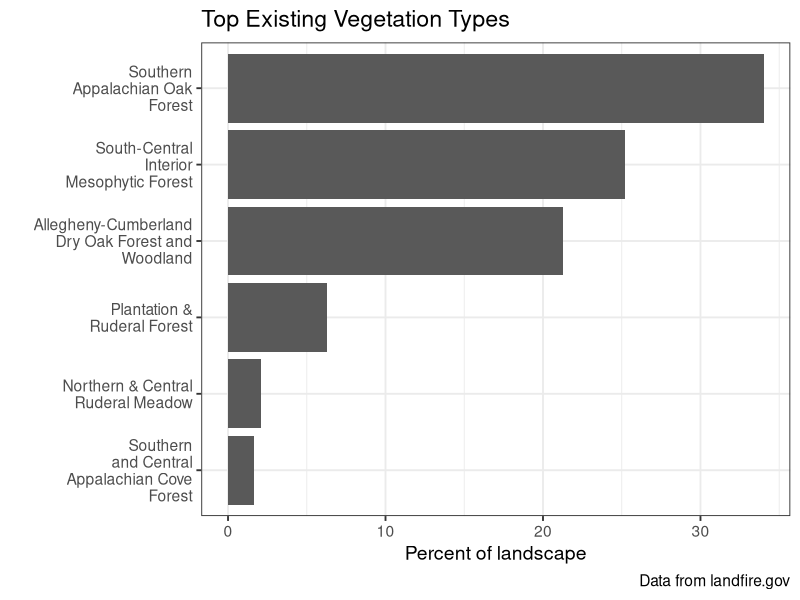
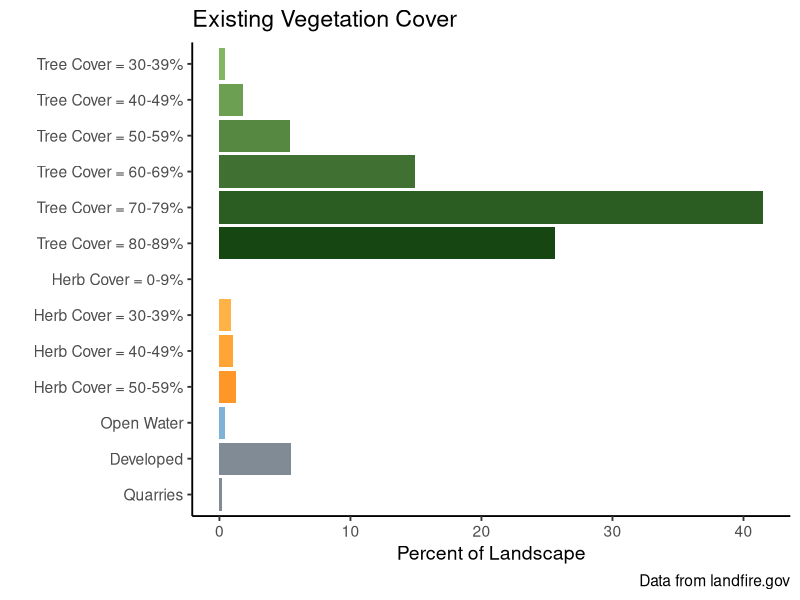
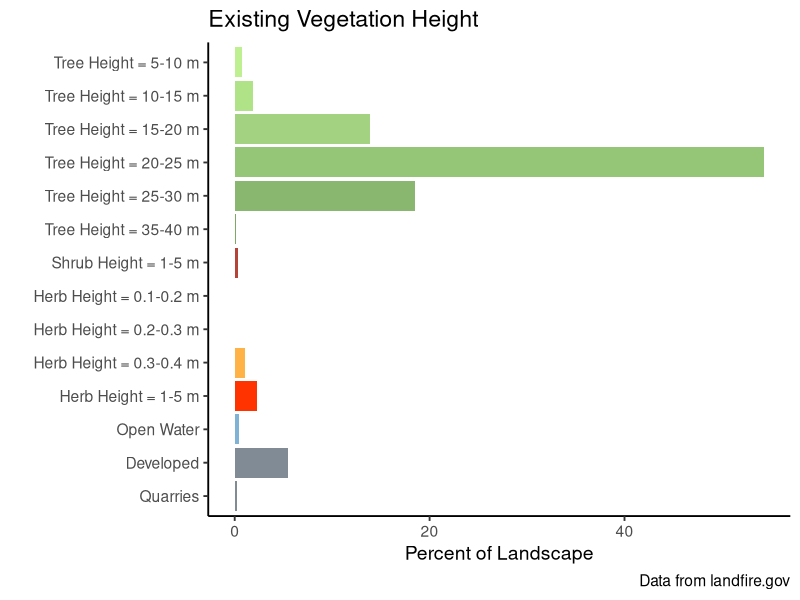
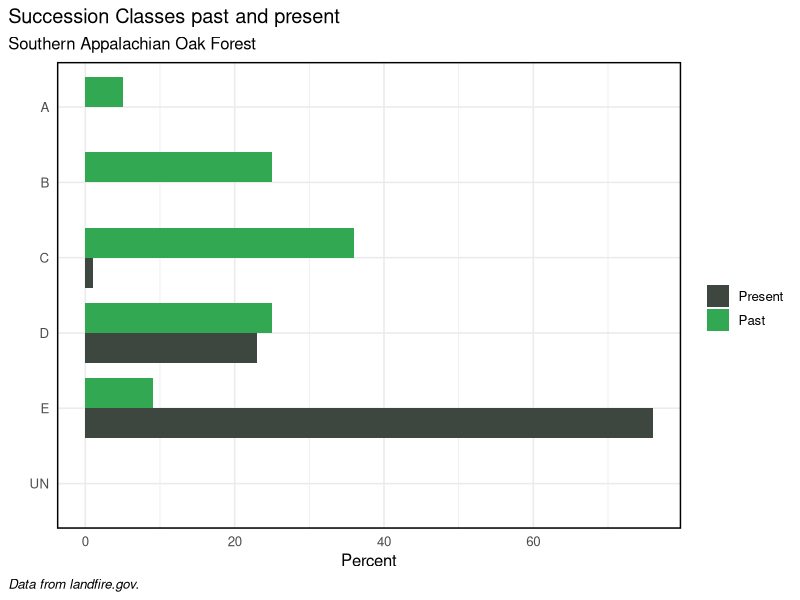

These charts were generated, in order, by the following R code:
## ---- chunk 1
library(tidyverse)

## ---- chunk 2
evtname <- read.csv(file = "data/evt_10.csv") %>%
  arrange(desc(percent))

evtname$evt <- factor(evtname$evt, levels = evtname$evt[order(evtname$percent)])


# plot
evtChart <-
  ggplot(data = evtname, aes(x = evt, y = percent)) +
  geom_bar(stat = "identity") +
  labs(
    title = "Top Existing Vegetation Types",
    caption = "Data from landfire.gov",
    x = "",
    y = "Percent of landscape") +
  scale_x_discrete(limits = rev(evtname$EVT_NAME),
                   labels = function(x) str_wrap(x, width = 18)) +
  coord_flip() +
  theme_bw(base_size = 14)



evtChart
## ---- chunk 3
evcname <- read.csv("data/evc_aoi_attributes.csv")

# create "type" column based on conditions
evcname <- evcname %>% mutate(type = if_else(VALUE %in% 11, "Open Water",
                                             if_else(VALUE %in% 12, "Snow / Ice",
                                                     if_else(VALUE %in% c(13:25), "Developed",
                                                             if_else(VALUE %in% 31, "Barren",
                                                                     if_else(VALUE %in% c(60:70), "Agriculture",
                                                                             if_else(VALUE %in% 32, "Quarries",
                                                                                     if_else(VALUE %in% 100, "Sparse Vegetation",
                                                                                             if_else(VALUE %in% c(101:199), "Tree",
                                                                                                     if_else(VALUE %in% c(201:299), "Shrub",
                                                                                                             if_else(VALUE %in% c(301:399), "Herb",
                                                                                                                     "Other")))))))))))

# create reverse substr() function
revSubstr <- function(x, start, stop) {
  x <- strsplit(x, "")
  sapply(x, 
         function(x) paste(rev(rev(x)[start:stop]), collapse = ""), 
         USE.NAMES = FALSE)  }

# create cover column based on 2nd and 3rd to last values of classname
# if "Other" type, make 0
evcname <- evcname %>% mutate(cover = as.numeric(if_else(VALUE > 100,
                                                         revSubstr(evcname$CLASSNAMES, start = 2, stop = 3),
                                                         "0")))

# create bin breaks for grouping
breaks <- seq(0, 100, 10)
# create intervals for grouping and summarize
# also create factor order for "type"
evcgroup <- evcname %>%
  mutate(interval = cut(cover,
                        breaks, 
                        include.lowest = TRUE, 
                        right = T,
                        labels = c("0-9", "10-19", "20-29", "30-39", "40-49", "50-59", "60-69", "70-79", 
                                   "80-89", "90-100")),
         type = factor(type, levels = c("Tree", "Shrub", "Herb", "Open Water", "Snow / Ice", "Developed", "Agriculture", "Sparse Vegetation", "Barren", "Quarries", "Other"))) %>%
  group_by(type, interval) %>%
  summarize(Freq = sum(Freq),
            ACRES = sum(ACRES),
            REL_PERCENT = sum(REL_PERCENT))

# add label and legend names based on condition
evcgroup <- evcgroup %>% mutate(label = if_else(type %in% c("Tree", "Shrub", "Herb"),
                                                paste0(type, " Cover = ", interval, "%"), as.character(type)),
                                legend = if_else(type %in% c("Tree", "Shrub", "Herb", "Open Water"),
                                                 type, as.factor("Other")))

# turn current label order to factors
evclabel.list <- evcgroup$label
evcgroup <- evcgroup %>% mutate(label = fct_rev(factor(label, evclabel.list)))



# create factor level colors for legend (original from Myles)
## cols <- c("Tree" = "#196F3D", "Shrub" = "#229954", "Herb" = "#52BE80", "Open Water" = "#7FB3D5",
##          "Other" = "#808B96")

# join in custom cols column to color bars by specific label

evc_group_cols <- read.csv("data/evc_group_cols.csv")

evcgroup <- left_join(evcgroup, evc_group_cols, by = "label")

evcgroup$label <- factor(evcgroup$label, levels = rev(evcgroup$label))

evcgroup <- evcgroup %>%
  filter(REL_PERCENT > 0.01)

# plot
evcChart <-
  ggplot(data = evcgroup, aes(x = label, y = REL_PERCENT, fill = colors)) +
  geom_bar(stat = "identity") +
  labs(
    title = "Existing Vegetation Cover",
    caption = "Data from landfire.gov",
    x = "",
    y = "Percent of Landscape") +
  scale_fill_identity() +
  coord_flip() +
  theme_classic(base_size = 14)+
  theme(legend.position = "none") 


evcChart


## ---- chunk 4

# load evh attribute table
evhname <- read.csv(file = "data/evh_aoi_attributes.csv")


# create "type" column based on conditions
evhname <- evhname %>% mutate(type = if_else(VALUE %in% 11, "Open Water",
                                             if_else(VALUE %in% 12, "Snow / Ice",
                                                     if_else(VALUE %in% c(13:25), "Developed",
                                                             if_else(VALUE %in% 31, "Barren",
                                                                     if_else(VALUE %in% c(60:70), "Agriculture",
                                                                             if_else(VALUE %in% 32, "Quarries",
                                                                                     if_else(VALUE %in% 100, "Sparse Vegetation",
                                                                                             if_else(VALUE %in% c(101:199), "Tree",
                                                                                                     if_else(VALUE %in% c(201:299), "Shrub",
                                                                                                             if_else(VALUE %in% c(301:399), "Herb",
                                                                                                                     "Other"))))))))))) %>%
  mutate(height_m = if_else(type %in% "Tree", (VALUE -100),
                            if_else(type %in% "Shrub", ((VALUE - 200) / 10),
                                    if_else(type %in% "Herb", ((VALUE - 300) / 10), 0))) %>%
           as.character() %>% as.numeric())

# create bin breaks for grouping
breaks <- c(0, 0.1, 0.2, 0.3, 0.4, 0.5, 0.6, 0.7, 0.8, 0.9, 1, 5, 10, 15, 20, 25, 30, 35, 40, 45, 50, 55, 60, 65, 70, 75, 80, 85, 90, 95, 100)

# create intervals for grouping and summarize
# also create factor order for "type"
evhgroup <- evhname %>%
  mutate(interval = cut(height_m,
                        breaks, 
                        include.lowest = TRUE, 
                        right = F,
                        labels = c("0", "0.1-0.2", "0.2-0.3", "0.3-0.4" ,"0.4-0.5", "0.5-0.6", "0.6-0.7", "0.7-0.8", "0.8-0.9", "0.9-1.0", "1-5", "5-10", "10-15", "15-20", "20-25", "25-30", "30-35", "35-40", "40-45", "45-50", "50-55", "55-60", "60-65", "65-70", "70-75", "75-80", "80-85", "85-90", "90-95", "95-100")),
         type = factor(type, levels = c("Tree", "Shrub", "Herb", "Open Water", "Snow / Ice", "Developed", "Agriculture", "Sparse Vegetation", "Barren", "Quarries", "Other"))) %>%
  group_by(type, interval) %>%
  summarise(VALUE = sum(VALUE),
            ACRES = sum(ACRES),
            REL_PERCENT = sum(REL_PERCENT))



# add label and legend names based on condition
evhgroup <- evhgroup %>% mutate(label = if_else(type %in% c("Tree", "Shrub", "Herb"),
                                                paste0(type, " Height = ", interval, " m"), as.character(type)),
                                legend = if_else(type %in% c("Tree", "Shrub", "Herb", "Open Water"),
                                                 type, as.factor("Other")))
# turn current label order to factors
evhlabel.list <- evhgroup$label
evhgroup <- evhgroup %>% mutate(label = fct_rev(factor(label, evhlabel.list)))

# create factor level colors for legend
##cols <- c("Tree" = "#196F3D", "Shrub" = "#229954", "Herb" = "#52BE80", "Open Water" = "#7FB3D5","Other" = "#808B96")

# join in custom cols column to color bars by specific label

evh_group_cols <- read.csv("data/evh_group_cols.csv")

evhgroup <- left_join(evhgroup, evh_group_cols, by = "label")

evhgroup$label <- factor(evhgroup$label, levels = rev(evhgroup$label))

evhgroup <- evhgroup %>%
  filter(REL_PERCENT > 0.01)

# plot
evhChart <-
ggplot(data = evhgroup, aes(x = label, y = REL_PERCENT, fill = colors)) +
  geom_bar(stat = "identity") +
  labs(
    title = "Existing Vegetation Height",
    caption = "Data from landfire.gov",
    x = "",
    y = "Percent of Landscape") +
  scale_fill_identity() +
  coord_flip() +
  theme_classic(base_size = 14)+
  theme(legend.position = "none")

evhChart



# plot with original color scheme
# evhChart <-
# ggplot(data = evhgroup, aes(x = label, y = REL_PERCENT, fill = legend)) +
#   geom_bar(stat = "identity") +
#   labs(
#     title = "Existing Vegetation Height",
#     subtitle = "landscape_name",
#     caption = "Data from landfire.gov.",
#     x = "",
#     y = "percent of landscape") +
#   scale_fill_manual(values = cols, name = "") +
#   coord_flip() +
#   theme_bw()
# 
# evhChart





## ---- chunk 5

aoi_ref_cur <- read.csv("data/evt_scls_3.csv")

## wrangle data, get top groups (BpSs)

evt_scls_saof <- aoi_ref_cur %>%
  dplyr::select(c("evt", "ref_label",  "current_percent", "ref_percent")) %>%
  pivot_longer(
    cols = c(`ref_percent`, `current_percent`), 
    names_to = "ref_cur", 
    values_to = "percent") %>%
  filter(evt == "Southern Appalachian Oak Forest" )


# order classes
evt_scls_saof$ref_label <- factor(evt_scls_saof$ref_label, levels = c(
  "UN",
  "E",
  "D",
  "C",
  "B",
  "A"))

sclasplot <-
  ggplot(evt_scls_saof, aes(fill = factor(ref_cur), y = percent, x = ref_label)) + 
  geom_col(width = 0.8, position = position_dodge()) +
  coord_flip() +
  scale_x_discrete(limits = (levels(evt_scls_saof$ref_label))) +
  labs(
    title = "Succession Classes past and present",
    subtitle = "Southern Appalachian Oak Forest",
    caption = "Data from landfire.gov.",
    x = "",
    y = "Percent") +
  theme_minimal(base_size = 12) +
  theme(plot.caption = element_text(hjust = 0, face = "italic"), #Default is hjust=1
        plot.title.position = "plot", #NEW parameter. Apply for subtitle too.
        plot.caption.position =  "plot") +
  scale_fill_manual(values = c("#3d4740", "#32a852" ), # present (grey), historical (green)
                    name = " ", 
                    labels = c("Present",
                               "Past")) +
    theme(panel.spacing = unit(.05, "lines"),
        panel.border = element_rect(color = "black", fill = NA, size = 1), 
        strip.background = element_rect(color = "black", size = 1))

sclasplot

